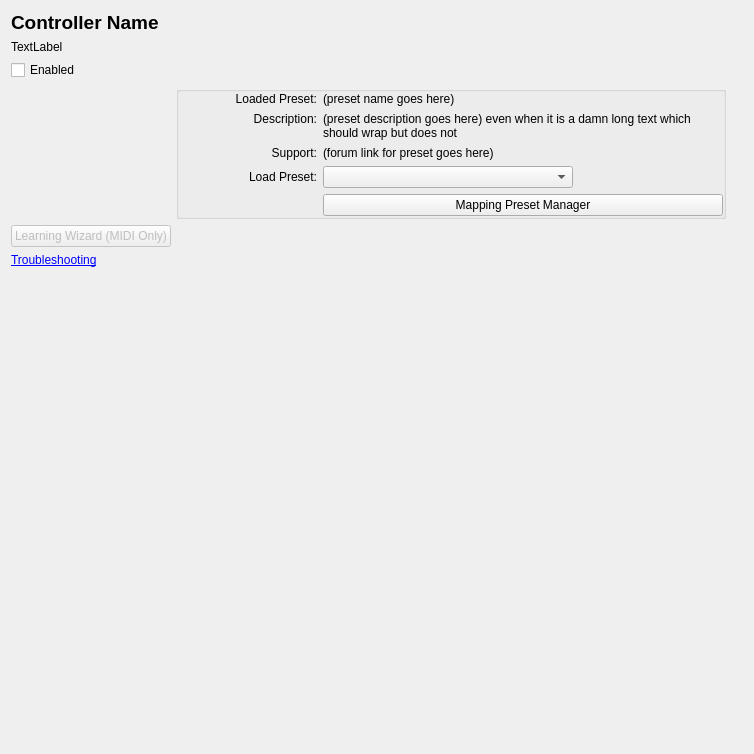
<?xml version="1.0" encoding="UTF-8"?>
<ui version="4.0">
 <class>DlgPrefControllerDlg</class>
 <widget class="QWidget" name="DlgPrefControllerDlg">
  <property name="geometry">
   <rect>
    <x>0</x>
    <y>0</y>
    <width>754</width>
    <height>754</height>
   </rect>
  </property>
  <property name="sizePolicy">
   <sizepolicy hsizetype="Preferred" vsizetype="Preferred">
    <horstretch>0</horstretch>
    <verstretch>0</verstretch>
   </sizepolicy>
  </property>
  <property name="cursor">
   <cursorShape>ArrowCursor</cursorShape>
  </property>
  <property name="focusPolicy">
   <enum>Qt::NoFocus</enum>
  </property>
  <property name="windowTitle">
   <string>Dialog</string>
  </property>
  <property name="layoutDirection">
   <enum>Qt::LeftToRight</enum>
  </property>
  <layout class="QGridLayout" name="gridLayout_4">
   <item row="13" column="0">
    <spacer name="verticalSpacer">
     <property name="orientation">
      <enum>Qt::Vertical</enum>
     </property>
     <property name="sizeHint" stdset="0">
      <size>
       <width>20</width>
       <height>40</height>
      </size>
     </property>
    </spacer>
   </item>
   <item row="12" column="0">
    <widget class="QLabel" name="labelTroubleshooting">
     <property name="text">
      <string>&lt;a href=&quot;http://mixxx.org/wiki/doku.php/midi_scripting&quot;&gt;Troubleshooting&lt;/a&gt;</string>
     </property>
     <property name="alignment">
      <set>Qt::AlignLeading|Qt::AlignLeft|Qt::AlignVCenter</set>
     </property>
     <property name="openExternalLinks">
      <bool>true</bool>
     </property>
    </widget>
   </item>
   <item row="0" column="0">
    <widget class="QLabel" name="labelDeviceName">
     <property name="enabled">
      <bool>true</bool>
     </property>
     <property name="font">
      <font>
       <pointsize>14</pointsize>
       <weight>75</weight>
       <bold>true</bold>
      </font>
     </property>
     <property name="text">
      <string>Controller Name</string>
     </property>
    </widget>
   </item>
   <item row="3" column="0">
    <widget class="QCheckBox" name="chkEnabledDevice">
     <property name="text">
      <string>Enabled</string>
     </property>
    </widget>
   </item>
   <item row="1" column="0">
    <widget class="QLabel" name="labelDeviceCategory">
     <property name="enabled">
      <bool>true</bool>
     </property>
     <property name="sizePolicy">
      <sizepolicy hsizetype="Minimum" vsizetype="Minimum">
       <horstretch>0</horstretch>
       <verstretch>0</verstretch>
      </sizepolicy>
     </property>
     <property name="text">
      <string>TextLabel</string>
     </property>
    </widget>
   </item>
   <item row="11" column="0">
    <widget class="QPushButton" name="pushButtonLearning">
     <property name="enabled">
      <bool>false</bool>
     </property>
     <property name="sizePolicy">
      <sizepolicy hsizetype="Fixed" vsizetype="Fixed">
       <horstretch>0</horstretch>
       <verstretch>0</verstretch>
      </sizepolicy>
     </property>
     <property name="maximumSize">
      <size>
       <width>300</width>
       <height>16777215</height>
      </size>
     </property>
     <property name="toolTip">
      <string>Click to start the Controller Learning wizard.</string>
     </property>
     <property name="text">
      <string>Learning Wizard (MIDI Only)</string>
     </property>
    </widget>
   </item>
   <item row="11" column="2">
    <spacer name="horizontalSpacer">
     <property name="orientation">
      <enum>Qt::Horizontal</enum>
     </property>
     <property name="sizeHint" stdset="0">
      <size>
       <width>40</width>
       <height>20</height>
      </size>
     </property>
    </spacer>
   </item>
   <item row="6" column="0" rowspan="2" colspan="3">
    <layout class="QHBoxLayout" name="horizontalLayout_2">
     <property name="spacing">
      <number>0</number>
     </property>
     <item>
      <widget class="QLabel" name="label_cover">
       <property name="enabled">
        <bool>true</bool>
       </property>
       <property name="sizePolicy">
        <sizepolicy hsizetype="Preferred" vsizetype="Preferred">
         <horstretch>0</horstretch>
         <verstretch>0</verstretch>
        </sizepolicy>
       </property>
       <property name="maximumSize">
        <size>
         <width>135</width>
         <height>120</height>
        </size>
       </property>
       <property name="text">
        <string/>
       </property>
       <property name="pixmap">
        <pixmap>../../../../../backstage/backstage/test/controllers/DJ-Tech CDJ-101.jpg</pixmap>
       </property>
       <property name="scaledContents">
        <bool>true</bool>
       </property>
      </widget>
     </item>
     <item>
      <widget class="QGroupBox" name="groupBoxPresets">
       <property name="sizePolicy">
        <sizepolicy hsizetype="Preferred" vsizetype="Fixed">
         <horstretch>0</horstretch>
         <verstretch>0</verstretch>
        </sizepolicy>
       </property>
       <property name="maximumSize">
        <size>
         <width>550</width>
         <height>16777215</height>
        </size>
       </property>
       <property name="title">
        <string/>
       </property>
       <property name="alignment">
        <set>Qt::AlignLeading|Qt::AlignLeft|Qt::AlignVCenter</set>
       </property>
       <property name="flat">
        <bool>true</bool>
       </property>
       <property name="checkable">
        <bool>false</bool>
       </property>
       <layout class="QGridLayout" name="gridLayout">
        <property name="margin">
         <number>0</number>
        </property>
        <item row="0" column="2">
         <widget class="QLabel" name="labelLoadedPreset">
          <property name="sizePolicy">
           <sizepolicy hsizetype="Maximum" vsizetype="Preferred">
            <horstretch>0</horstretch>
            <verstretch>0</verstretch>
           </sizepolicy>
          </property>
          <property name="minimumSize">
           <size>
            <width>400</width>
            <height>0</height>
           </size>
          </property>
          <property name="text">
           <string notr="true">(preset name goes here)</string>
          </property>
          <property name="wordWrap">
           <bool>true</bool>
          </property>
         </widget>
        </item>
        <item row="1" column="0">
         <widget class="QLabel" name="label_description">
          <property name="sizePolicy">
           <sizepolicy hsizetype="Minimum" vsizetype="Preferred">
            <horstretch>0</horstretch>
            <verstretch>0</verstretch>
           </sizepolicy>
          </property>
          <property name="text">
           <string>Description:</string>
          </property>
          <property name="alignment">
           <set>Qt::AlignRight|Qt::AlignTrailing|Qt::AlignVCenter</set>
          </property>
         </widget>
        </item>
        <item row="0" column="0">
         <widget class="QLabel" name="label_2">
          <property name="sizePolicy">
           <sizepolicy hsizetype="Minimum" vsizetype="Preferred">
            <horstretch>0</horstretch>
            <verstretch>0</verstretch>
           </sizepolicy>
          </property>
          <property name="text">
           <string>Loaded Preset:</string>
          </property>
          <property name="alignment">
           <set>Qt::AlignRight|Qt::AlignTrailing|Qt::AlignVCenter</set>
          </property>
         </widget>
        </item>
        <item row="1" column="2" rowspan="2">
         <widget class="QLabel" name="labelLoadedPresetDescription">
          <property name="sizePolicy">
           <sizepolicy hsizetype="Maximum" vsizetype="Preferred">
            <horstretch>0</horstretch>
            <verstretch>0</verstretch>
           </sizepolicy>
          </property>
          <property name="minimumSize">
           <size>
            <width>400</width>
            <height>0</height>
           </size>
          </property>
          <property name="text">
           <string notr="true">(preset description goes here) even when it is a damn long text which should wrap but does not</string>
          </property>
          <property name="alignment">
           <set>Qt::AlignLeading|Qt::AlignLeft|Qt::AlignVCenter</set>
          </property>
          <property name="wordWrap">
           <bool>true</bool>
          </property>
         </widget>
        </item>
        <item row="3" column="2">
         <widget class="QLabel" name="labelLoadedPresetSupportLinks">
          <property name="focusPolicy">
           <enum>Qt::ClickFocus</enum>
          </property>
          <property name="inputMethodHints">
           <set>Qt::ImhUrlCharactersOnly</set>
          </property>
          <property name="text">
           <string notr="true">(forum link for preset goes here)</string>
          </property>
          <property name="openExternalLinks">
           <bool>true</bool>
          </property>
          <property name="textInteractionFlags">
           <set>Qt::LinksAccessibleByKeyboard|Qt::LinksAccessibleByMouse</set>
          </property>
         </widget>
        </item>
        <item row="3" column="0">
         <widget class="QLabel" name="label_3">
          <property name="text">
           <string>Support:</string>
          </property>
          <property name="alignment">
           <set>Qt::AlignRight|Qt::AlignTrailing|Qt::AlignVCenter</set>
          </property>
         </widget>
        </item>
        <item row="7" column="2">
         <widget class="QPushButton" name="btnMappingPresetManager">
          <property name="text">
           <string>Mapping Preset Manager</string>
          </property>
         </widget>
        </item>
        <item row="5" column="2">
         <widget class="QComboBox" name="comboBoxPreset">
          <property name="sizePolicy">
           <sizepolicy hsizetype="Fixed" vsizetype="Fixed">
            <horstretch>0</horstretch>
            <verstretch>0</verstretch>
           </sizepolicy>
          </property>
          <property name="maximumSize">
           <size>
            <width>250</width>
            <height>16777215</height>
           </size>
          </property>
         </widget>
        </item>
        <item row="5" column="0">
         <widget class="QLabel" name="label">
          <property name="sizePolicy">
           <sizepolicy hsizetype="Minimum" vsizetype="Preferred">
            <horstretch>0</horstretch>
            <verstretch>0</verstretch>
           </sizepolicy>
          </property>
          <property name="maximumSize">
           <size>
            <width>16777215</width>
            <height>16777215</height>
           </size>
          </property>
          <property name="text">
           <string>Load Preset:</string>
          </property>
          <property name="alignment">
           <set>Qt::AlignRight|Qt::AlignTrailing|Qt::AlignVCenter</set>
          </property>
          <property name="buddy">
           <cstring>comboBoxPreset</cstring>
          </property>
         </widget>
        </item>
       </layout>
      </widget>
     </item>
    </layout>
   </item>
  </layout>
 </widget>
 <resources/>
 <connections/>
</ui>
